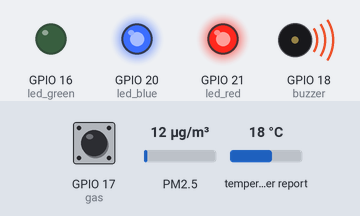
The program below on a simulated Raspberry Pi (BCM pin numbers). Shown: output pins drawn as LEDs (lit = HIGH), buzzer (waves = sounding, pin HIGH). The inputs (shaded band) are chosen by the test bench; at power-on: GPIO 17 (gas) LOW, PM2.5 12 µg/m³, temperature in the web weather report 18 °C. Requests to the public web service named in the program get a made-up reply in its usual format after 0.4 s (London, UTC, broken clouds, 64 % humidity, 1013 hPa unless stated); the clock reads 2024-03-15 10:24:30 at power-on unless the program sets it; what the program prints to the terminal is not drawn.

Above: at 1.2 s.
1.3 s: GPIO 17 (gas) pulled HIGH for 1 s
At 2.6 s:
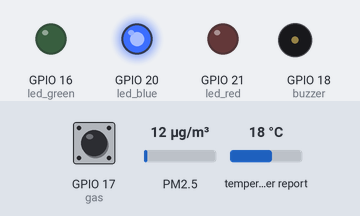
3.8 s: GPIO 17 (gas) pulled HIGH for 3.2 s
At 8.6 s:
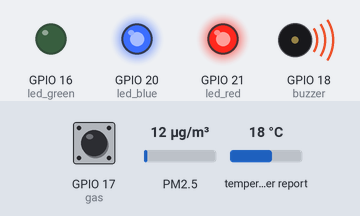
Timing chart, 0 to 10.1 s (numbered marks = the images above; inputs shaded):
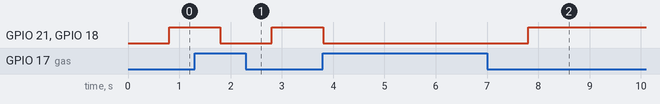

The program:

main_system.py
```python
from gpiozero import DigitalInputDevice, OutputDevice, LED
import requests
import time

# ========== 설정 (본인 값으로 수정) ==========
API_KEY = "여기에_OpenWeatherMap_API_키_입력"
CITY = "Seoul"
LAT, LON = 37.5665, 126.9780      # 서울 좌표 (미세먼지 조회용)
PM25_THRESHOLD = 36               # 미세먼지 "나쁨" 기준 (환경부 기준)

# ========== 핀 설정 ==========
gas = DigitalInputDevice(17)      # 가스센서 DOUT - GPIO17
buzzer = OutputDevice(18)         # 부저 - GPIO18 (3.3V!)
led_green = LED(16)               # 초록 LED - GPIO16 (창문 닫아라)
led_blue = LED(20)                # 파랑 LED - GPIO20 (시스템 정상 작동중)
led_red = LED(21)                 # 빨강 LED - GPIO21 (환기해라, 최우선)


def check_weather_bad():
    """미세먼지 나쁨 또는 비/눈 오면 True 반환"""
    try:
        # 1) 미세먼지(PM2.5) 확인
        air_url = f"http://api.openweathermap.org/data/2.5/air_pollution?lat={LAT}&lon={LON}&appid={API_KEY}"
        air_res = requests.get(air_url, timeout=5).json()
        pm25 = air_res['list'][0]['components']['pm2_5']

        # 2) 비/눈 확인
        weather_url = f"https://api.openweathermap.org/data/2.5/weather?q={CITY}&appid={API_KEY}&units=metric"
        weather_res = requests.get(weather_url, timeout=5).json()
        condition = weather_res['weather'][0]['main']   # Rain, Snow, Clear, Clouds 등

        print(f"[날씨확인] 미세먼지: {pm25:.1f} / 날씨상태: {condition}")

        if pm25 >= PM25_THRESHOLD:
            return True
        if condition in ['Rain', 'Snow']:
            return True
        return False

    except Exception as e:
        print("날씨 API 오류:", e)
        return False   # 오류나면 일단 안전하게 "괜찮음" 처리


# ========== 메인 로직 ==========
led_blue.on()   # 시스템 켜지면 파랑 LED 항상 ON (정상 작동중 표시)

last_check_time = 0
weather_bad = False
CHECK_INTERVAL = 300   # 5분(300초)마다 날씨 API 확인 (너무 자주 부르면 API 낭비)

print("시스템 시작! Ctrl+C로 종료")

try:
    while True:
        gas_detected = (gas.value == 0)   # LOW면 가스 감지된 것

        # 날씨는 5분마다 한 번만 확인 (가스는 매번 즉시 확인)
        if time.time() - last_check_time > CHECK_INTERVAL:
            weather_bad = check_weather_bad()
            last_check_time = time.time()

        if gas_detected:
            # 가스 감지 - 최우선, 빨강+부저
            led_red.on()
            led_green.off()
            buzzer.on()
            print("🔴 가스 감지! 환기하세요 (창문 여세요)")

        elif weather_bad:
            # 미세먼지/비/눈 - 초록+부저
            led_red.off()
            led_green.on()
            buzzer.on()
            print("🟢 미세먼지 나쁨 또는 비/눈 - 창문 닫으세요")

        else:
            # 평상시
            led_red.off()
            led_green.off()
            buzzer.off()
            print("정상")

        time.sleep(1)

except KeyboardInterrupt:
    pass

# 종료시 전부 끄기
led_red.off()
led_green.off()
led_blue.off()
buzzer.off()
print("시스템 종료")
```

Measured:
- after the input at 1.3 s, GPIO 21 (led_red), GPIO 18 (buzzer): HIGH → LOW after 0.50 s, → HIGH 1.0 s later
- after the input at 3.8 s, GPIO 21 (led_red), GPIO 18 (buzzer): HIGH → LOW at once, → HIGH 4.0 s later
